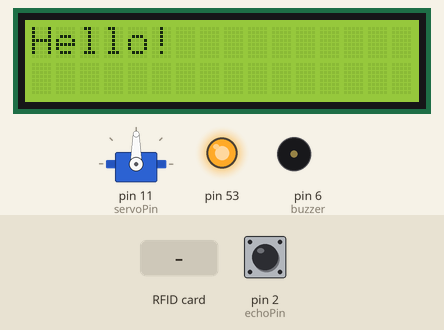
This sketch was run on a simulated Arduino Mega 2560, built with avr-gcc and run on an emulated ATmega2560. Shown: 16×2 character LCD, servo, output pins drawn as LEDs (lit = HIGH), buzzer (waves = sounding). The inputs (shaded band) are chosen by the test bench; at power-on: pin 2 (echoPin) LOW. Pins used as bus, display or sensor lines are not drawn; what the sketch prints to the serial monitor is not drawn.

Above: at 1.7 s.
1.8 s: RFID card 5E 7A 19 C4 held to the reader
At 2.86 s:
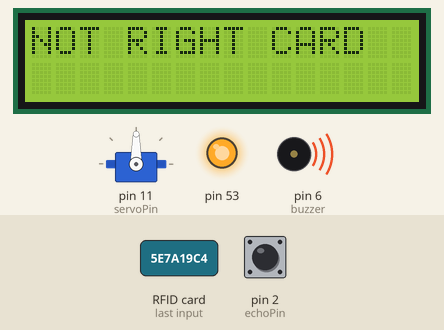
At 3.9 s:
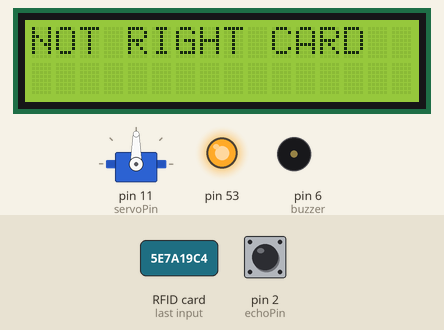
6.2 s: pin 2 (echoPin) pulsed HIGH 5 times (0.12 s each, 0.3 s apart)
At 8.1 s:
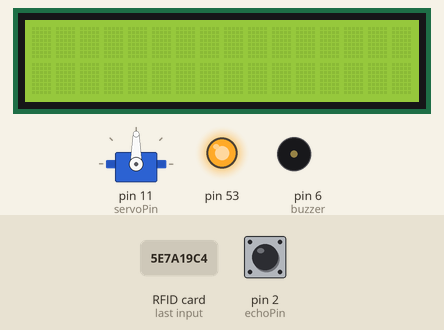
Timing chart, 0 to 9.6 s (numbered marks = the images above; inputs shaded):
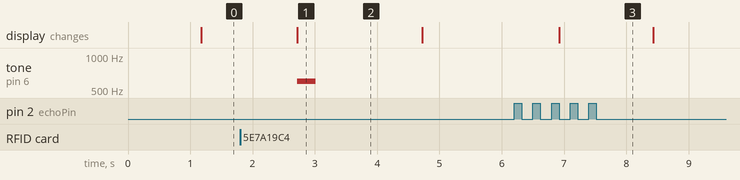

The sketch:

finalProject.ino
```cpp
#include <SPI.h>
#include <MFRC522.h>
#include <LiquidCrystal.h>
#include <Servo.h>
#define RST_PIN 9
#define SS_PIN 10 //SDA

#define FAR 0
#define NEAR 1
#define OPEN 2

//MOSI: Pin 51
//MISO: Pin 50
//SCK: Pin 52
Servo myServo;
int servoPin = 11;
MFRC522 mfrc(SS_PIN, RST_PIN); //객체 생성
int trigPin = 3;
int echoPin = 2;
LiquidCrystal lcd(44,45,46,47,48,49);
int flag = 0;
int buzzer = 6;

void setup() {
  Serial.begin(9600);
  pinMode(trigPin,OUTPUT);
  pinMode(echoPin,INPUT);
  pinMode(buzzer,OUTPUT);
  lcd.begin(16,2);
  SPI.begin();
  myServo.attach(servoPin);
  mfrc.PCD_Init();
  Serial.println();
  Serial.println(mfrc.PCD_PerformSelfTest() ? "ok" : "ERROR!");
  mfrc.PCD_Init();
}

float checkDistance(){
  digitalWrite(trigPin, HIGH);
  delay(10);
  digitalWrite(trigPin, LOW);

  float duration = pulseIn(echoPin, HIGH);
  float distance = duration * 340 / 10000 / 2;

  Serial.println(String("Distance(cm): ") + distance);
  return distance;
}

bool cardExists(){
  return mfrc.PICC_IsNewCardPresent() && mfrc.PICC_ReadCardSerial();
}

bool rightCard(){
  return mfrc.uid.uidByte[0] == 20 && mfrc.uid.uidByte[1] == 41 && mfrc.uid.uidByte[2] == 180 && mfrc.uid.uidByte[3] == 89;
}

void loop() {

  float distance = checkDistance();

  if(distance < 10) {
    if (flag == FAR){
      lcd.print("Hello!");
      flag = NEAR;
    }

    if(!cardExists()) {
      delay(500);
      Serial.println("No Card Exists");
      return;
    }

    if(rightCard()) {
      flag = OPEN;
      lcd.clear();
      lcd.print("OPEN!");
      Serial.println("Open");
      myServo.write(90);
      tone(6,300,300);
      noTone(6);
      tone(6,523,300);

      delay(2000);
      lcd.clear();
      myServo.write(0);
    }
    else{
      lcd.clear();
      Serial.println("Not Right Card");
      lcd.print("NOT RIGHT CARD");
      tone(6,600,300);
      delay(2000);
      lcd.clear();
      lcd.print("Hello!");
    }

  }
  else {
    lcd.clear();
    flag = FAR;
    Serial.println("Too Far Away");
  }
  Serial.println(mfrc.PCD_PerformSelfTest() ? "ok" : "ERROR!");
  delay(500);

}
```

Measured:
- after the input at 1.8 s, tone on pin 6 (buzzer): silent → 600 Hz after 0.92 s, → silent 0.30 s later; the display: changes after 0.92 s (image 1)
- after the input at 6.2 s, the display: changes after 0.72 s (image 3)
- what the display in image 1 shows lasts 2.0 s, from 2.7 s to 4.7 s
